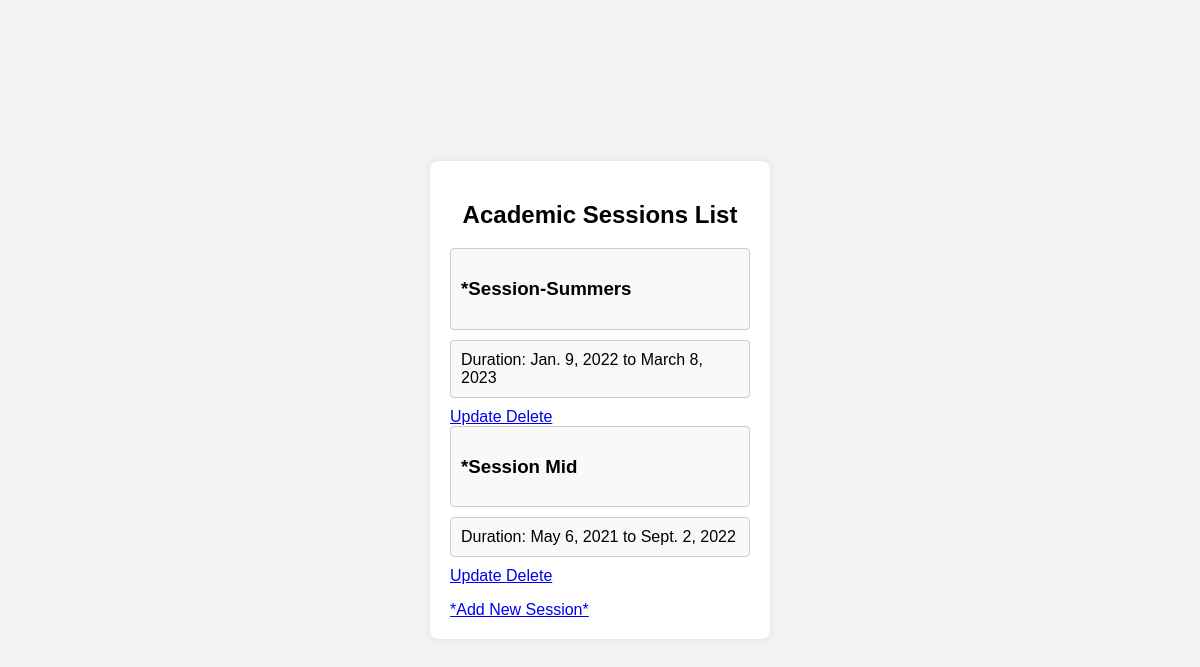
The app's page /sessions/session_list/ with its own data.
### academic_session/models.py (models this page shows, shortened)
class AcademicSession(models.Model):
    session_name = models.CharField(max_length=100)
    start_date= models.DateField()
    end_date=models.DateField()

### academic_session/views.py (the view)
# urls.py: path('session_list/', views.SessionList, name='session_list'),
def SessionList(request):
    sessions = AcademicSession.objects.all()
    return render(request, 'session_list.html',{'sessions': sessions})

### templates/session_list.html (shortened to what this page needs)
<!DOCTYPE html>
<html lang="en">
<head>
</head>
<body>
<div class="list-container">
    <h2>Academic Sessions List</h2>
    <ul>
        {% for session in sessions %}
            <li><h3>*{{ session.session_name }}</h3></li>
            <li>Duration: {{session.start_date}} to {{session.end_date}}</li>
            <a href="{% url 'session_update' session.session_name %}" class="btn btn-edit">Update </a>
            <a href="{% url 'session_delete' session.session_name %}" class="btn btn-delete">    Delete</a>
        {% endfor %}
    </ul>
    <a href="{% url 'session_add' %}" class="btn btn-delete">*Add New Session*</a>
</div>
</body>
</html>

### templates/session_list.html (style rules this page uses)
body { font-family: Arial, sans-serif; background-color: #f4f4f4; margin: 0; padding: 0; display: flex; align-items: center; justify-content: center; height: 100vh; }
.list-container { background-color: #fff; border-radius: 8px; box-shadow: 0 0 10px rgba(0, 0, 0, 0.1); padding: 20px; width: 300px; }
h2 { text-align: center; }
ul { list-style-type: none; padding: 0; }
li { margin-bottom: 10px; border: 1px solid #ccc; border-radius: 4px; padding: 10px; background-color: #f9f9f9; }

### records on screen
AcademicSession: session_name "Session-Summers", start_date "Jan. 9, 2022", end_date "March 8, 2023"
AcademicSession: session_name "Session Mid", start_date "May 6, 2021", end_date "Sept. 2, 2022"
